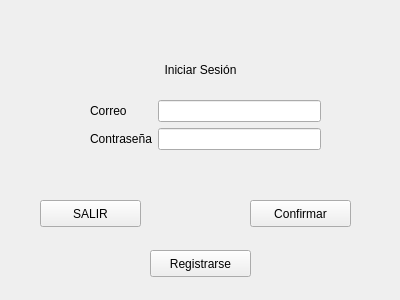
<?xml version="1.0" encoding="UTF-8"?>
<ui version="4.0">
 <class>Login</class>
 <widget class="QWidget" name="Login">
  <property name="geometry">
   <rect>
    <x>0</x>
    <y>0</y>
    <width>400</width>
    <height>300</height>
   </rect>
  </property>
  <property name="windowTitle">
   <string>Form</string>
  </property>
  <widget class="QWidget" name="formLayoutWidget">
   <property name="geometry">
    <rect>
     <x>90</x>
     <y>100</y>
     <width>231</width>
     <height>71</height>
    </rect>
   </property>
   <layout class="QFormLayout" name="formLayout">
    <item row="0" column="0">
     <widget class="QLabel" name="correoLabel">
      <property name="text">
       <string>Correo</string>
      </property>
     </widget>
    </item>
    <item row="0" column="1">
     <widget class="QLineEdit" name="correoLineEdit"/>
    </item>
    <item row="1" column="0">
     <widget class="QLabel" name="contraseALabel">
      <property name="text">
       <string>Contraseña</string>
      </property>
     </widget>
    </item>
    <item row="1" column="1">
     <widget class="QLineEdit" name="contraseALineEdit"/>
    </item>
   </layout>
  </widget>
  <widget class="QLabel" name="label">
   <property name="geometry">
    <rect>
     <x>110</x>
     <y>60</y>
     <width>181</width>
     <height>19</height>
    </rect>
   </property>
   <property name="text">
    <string>Iniciar Sesión</string>
   </property>
   <property name="scaledContents">
    <bool>false</bool>
   </property>
   <property name="alignment">
    <set>Qt::AlignmentFlag::AlignCenter</set>
   </property>
   <property name="openExternalLinks">
    <bool>false</bool>
   </property>
  </widget>
  <widget class="QPushButton" name="loginButton">
   <property name="geometry">
    <rect>
     <x>250</x>
     <y>200</y>
     <width>101</width>
     <height>27</height>
    </rect>
   </property>
   <property name="text">
    <string>Confirmar</string>
   </property>
  </widget>
  <widget class="QPushButton" name="pushButton_2">
   <property name="geometry">
    <rect>
     <x>40</x>
     <y>200</y>
     <width>101</width>
     <height>27</height>
    </rect>
   </property>
   <property name="text">
    <string>SALIR</string>
   </property>
  </widget>
  <widget class="QLabel" name="info">
   <property name="geometry">
    <rect>
     <x>160</x>
     <y>100</y>
     <width>78</width>
     <height>19</height>
    </rect>
   </property>
   <property name="text">
    <string/>
   </property>
  </widget>
  <widget class="QPushButton" name="signUpButton">
   <property name="geometry">
    <rect>
     <x>150</x>
     <y>250</y>
     <width>101</width>
     <height>27</height>
    </rect>
   </property>
   <property name="text">
    <string>Registrarse</string>
   </property>
  </widget>
 </widget>
 <resources/>
 <connections/>
</ui>
